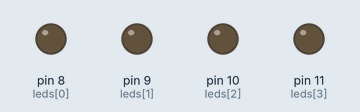
This sketch was run on a simulated Arduino Uno, built with avr-gcc and run on an emulated ATmega328P. On the bench: output pins drawn as LEDs (lit = HIGH).

Above: at 0.1 s.
At 0.7 s:
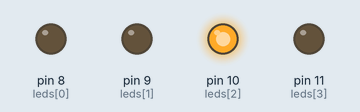
At 1.3 s:
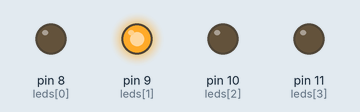
At 1.7 s:
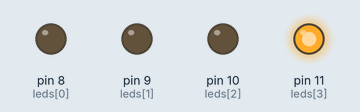
At 2.7 s:
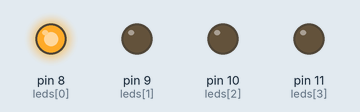
Timing chart, 0 to 3.0 s (numbered marks = the images above):
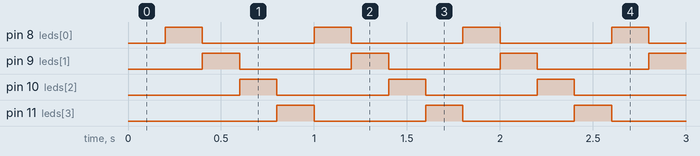

Measured:
- by itself, pin 8 (leds[0]), pin 9 (leds[1]), pin 10 (leds[2]), pin 11 (leds[3]): alternates HIGH for 0.20 s and LOW for 0.60 s
- by itself, everything shown: repeats every 0.80 s, in 4 steps

The sketch:

atividade2_Sequencia_simples_de_LEDs.ino
```cpp
const int leds[] = {8, 9, 10, 11}; // pinos dos 4 LEDs
const int quantidadeLeds = 4;

unsigned long intervalo = 200; // 200 ms
unsigned long ultimoTempo = 0;

int indiceAtual = 0;

void setup() {
  for (int i = 0; i < quantidadeLeds; i++) {
    pinMode(leds[i], OUTPUT);
    digitalWrite(leds[i], LOW);
  }
}

void loop() {
  unsigned long tempoAtual = millis();

  // verifica se passou o tempo do intervalo
  if (tempoAtual - ultimoTempo >= intervalo) {
    ultimoTempo = tempoAtual;

    // apaga todos os LEDs
    for (int i = 0; i < quantidadeLeds; i++) {
      digitalWrite(leds[i], LOW);
    }

    // acende o LED atual
    digitalWrite(leds[indiceAtual], HIGH);

    // avança para o próximo LED
    indiceAtual++;

    // volta para o início (loop)
    if (indiceAtual >= quantidadeLeds) {
      indiceAtual = 0;
    }
  }
}
```
